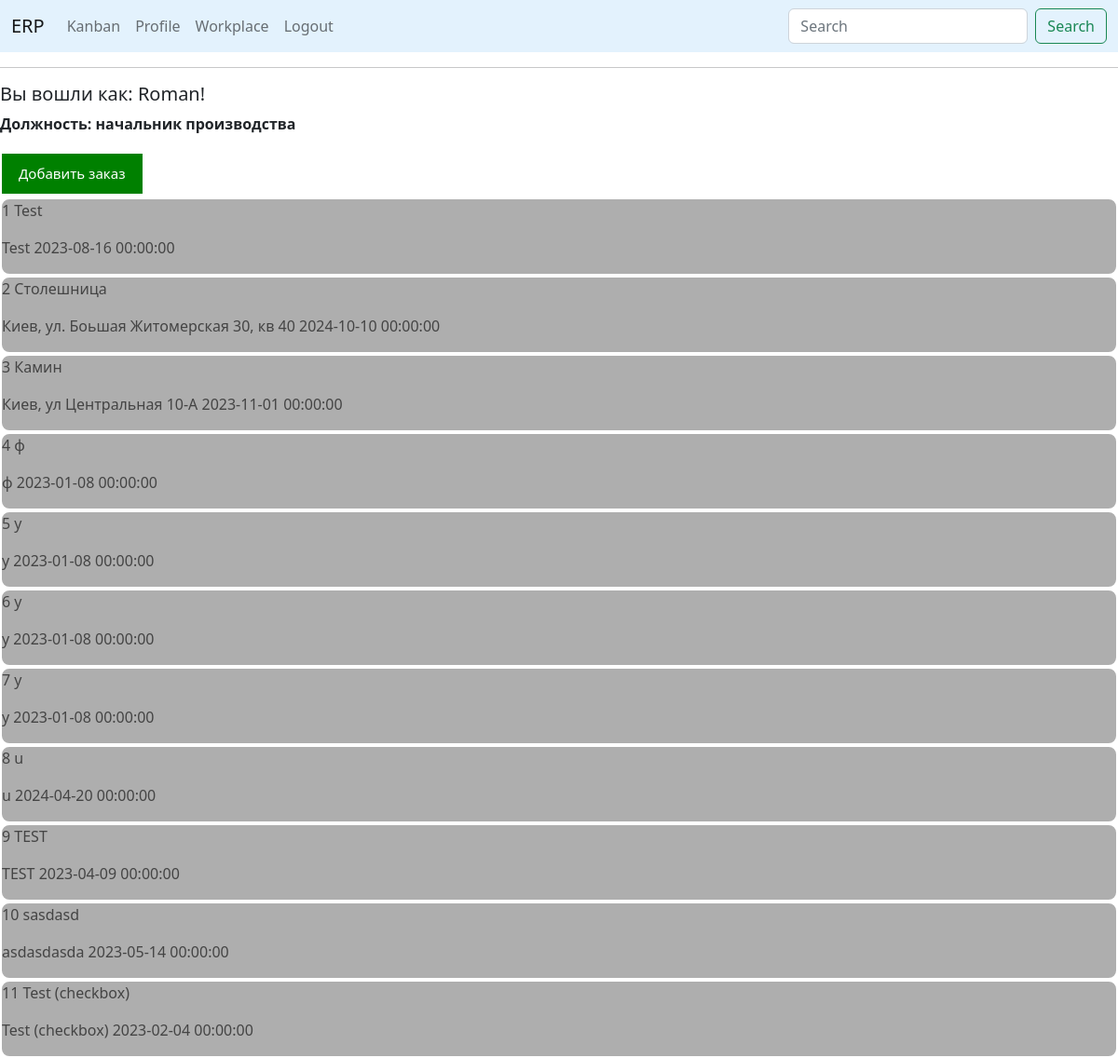
The app's page /index (signed in) with its own data.
### app/models.py (models this page shows, shortened)
class User(UserMixin, db.Model):
    id = db.Column(db.Integer, primary_key=True)
    first_name = db.Column(db.String(150), index=True)
    last_name = db.Column(db.String(150), index=True)
    phone = db.Column(db.String(120), index=True, unique=True)
    username = db.Column(db.String(64), index=True, unique=True)
    password_hash = db.Column(db.String(128))
    specialization_id = db.Column(db.Integer, db.ForeignKey('specialization.id'), nullable=False)
    posts = db.relationship('Post', backref='author', lazy='dynamic')
    followed = db.relationship(
        'User', secondary=followers,
        primaryjoin=(followers.c.follower_id == id),
        secondaryjoin=(followers.c.followed_id == id),
        backref=db.backref('followers', lazy='dynamic'), lazy='dynamic')

class Specialization(db.Model):
    id = db.Column(db.Integer, primary_key=True)
    job_title = db.Column(db.String(150), index=True, unique=True)
    users = db.relationship('User', backref='employee',
                            lazy=True)  # this is not a table field, the code sets the relation of the specialization

class OrderClient(db.Model):
    id = db.Column(db.Integer, primary_key=True)
    title_order = db.Column(db.String(300))
    title_stone = db.Column(db.String(300))
    object_description = db.Column(db.String(2000))
    address = db.Column(db.String(5000))  # address of project
    deadline = db.Column(db.DateTime)  # when do we need to finish the project
    measurements = db.Column(db.Boolean, default=False, nullable=False)  # choice - Fals/True, do we need measures
    project_drawing = db.Column(db.Boolean, default=False,
                                nullable=False)  # choice - Fals/True, do we need project drawing
    control = db.Column(db.Boolean, default=False, nullable=False)
    clients_id = db.Column(db.Integer, db.ForeignKey('clients.id'),
                           nullable=False)  # relationship to table "clients" meny to one
    def __repr__(self):
        return f'Заказ №: {self.id} {self.title_order}, {self.address}, Конечная дата: {self.deadline}, ' \
               f'Замеры: {self.measurements}, Чертежи: {self.project_drawing}, Контроль: {self.control}'

### app/routes.py (the view)
@app.route('/')
@app.route('/index')
@login_required
def index():
    client_order = OrderClient.query.all()
    cl = current_user.specialization_id
    print(cl)
    return render_template('index.html', title='Главная', client_order=client_order)

### app/models.py (called while the page is built)
@login.user_loader
def load_user(id):
    return User.query.get(int(id))

### app/templates/index.html (shortened to what this page needs)
{% if current_user.specialization_id is ne(2)%}
{% extends "base_bootstrap.html" %}
{% else %}
{% extends "base.html" %}
{% endif %}
{% block content %}
<form action="{{ url_for('add_order') }}" method="get" target="_blank">
    <button type="submit" class="button"> Добавить заказ </button>
</form>
{% for order in client_order %}
<button class="accordion" id="rcorners2">
    <p> {{ order.id }} {{ order.title_order }} </p>
    <p>{{ order.address }} {{ order.deadline }}</p>
</button>
{% endfor %}
{% endblock %}

### app/templates/base_bootstrap.html (shortened to what this page needs)
<!doctype html>
<html>
<link href="https://cdn.jsdelivr.net/npm/bootstrap@5.2.3/dist/css/bootstrap.min.css" rel="stylesheet">
    <head>
    </head>
    <body>
        <nav class="navbar navbar-expand-lg bg-body-tertiary" style="background-color: #e3f2fd;">
          <div class="container-fluid">
            <a class="navbar-brand" href="{{ url_for('index') }}">ERP</a>
            <div class="collapse navbar-collapse" id="navbarSupportedContent">
              <ul class="navbar-nav me-auto mb-2 mb-lg-0">
                  {% if current_user.is_anonymous %}
                <li class="nav-item">
                  <a class="nav-link active" aria-current="page" href="{{ url_for('index') }}">Home</a>
                </li>
                  <li class="nav-item">
                  <a class="nav-link" href="{{ url_for('login') }}">Login</a>
                </li>
                  {% else %}
                  <li class="nav-item">
                  <a class="nav-link" href="{{ url_for('kanban') }}">Kanban</a>
                </li>
                  <li class="nav-item">
                  <a class="nav-link" href="{{ url_for('user', username=current_user.username) }}">Profile</a>
                </li>
                  <li class="nav-item">
                  <a class="nav-link" href="{{ url_for('workplace') }}">Workplace</a>
                </li>
                  <li class="nav-item">
                  <a class="nav-link" href="{{ url_for('logout') }}">Logout</a>
                </li>
              </ul>
              <form class="d-flex" role="search">
                <input class="form-control me-2" type="search" placeholder="Search" aria-label="Search">
                <button class="btn btn-outline-success" type="submit">Search</button>
              </form>
                {% endif %}
            </div>
          </div>
        </nav>
        <hr>
        <div>
            {% if current_user.is_authenticated %}
            <h5> Вы вошли как: {{ current_user.first_name }}!</h5>
            <p><strong>Должность: {{current_user.employee.job_title}}</strong></p>
            {% endif %}
        </div>
        {% block content %}{% endblock %}
    </body>
</html>

### app/templates/index.html (style rules this page uses)
.button { background-color: green; border: none; color: white; padding: 10px 18px; text-align: center; text-decoration: none; display: inline-block; font-size: 15px; margin: 4px 2px; cursor: pointer; }
.accordion { background-color: #eee; color: #444; cursor: pointer; padding: 10px; width: 100%; text-align: left; border: none; outline: none; transition: 0.4s; }
.accordion:after { content: '\02795'; font-size: 0px; color: #777; float: right; margin-left: 5px; }
#rcorners2 { border-radius: 10px; border: 2px solid white; background: #AEAEAE; padding: 0px; width: 100%; height: auto; }

### records on screen
User: first_name "Roman"
Specialization: employee.job_title "начальник производства"
OrderClient: id "1", title_order "Test", address "Test", deadline "2023-08-16 00:00:00"
OrderClient: id "2", title_order "Столешница", address "Киев, ул. Боьшая Житомерская 30, кв 40", deadline "2024-10-10 00:00:00"
OrderClient: id "3", title_order "Камин", address "Киев, ул Центральная 10-А", deadline "2023-11-01 00:00:00"
OrderClient: id "4", title_order "ф", address "ф", deadline "2023-01-08 00:00:00"
OrderClient: id "5", title_order "y", address "y", deadline "2023-01-08 00:00:00"
OrderClient: id "6", title_order "y", address "y", deadline "2023-01-08 00:00:00"
OrderClient: id "7", title_order "y", address "y", deadline "2023-01-08 00:00:00"
OrderClient: id "8", title_order "u", address "u", deadline "2024-04-20 00:00:00"
OrderClient: id "9", title_order "TEST", address "TEST", deadline "2023-04-09 00:00:00"
OrderClient: id "10", title_order "sasdasd", address "asdasdasda", deadline "2023-05-14 00:00:00"
OrderClient: id "11", title_order "Test (checkbox)", address "Test (checkbox)", deadline "2023-02-04 00:00:00"
